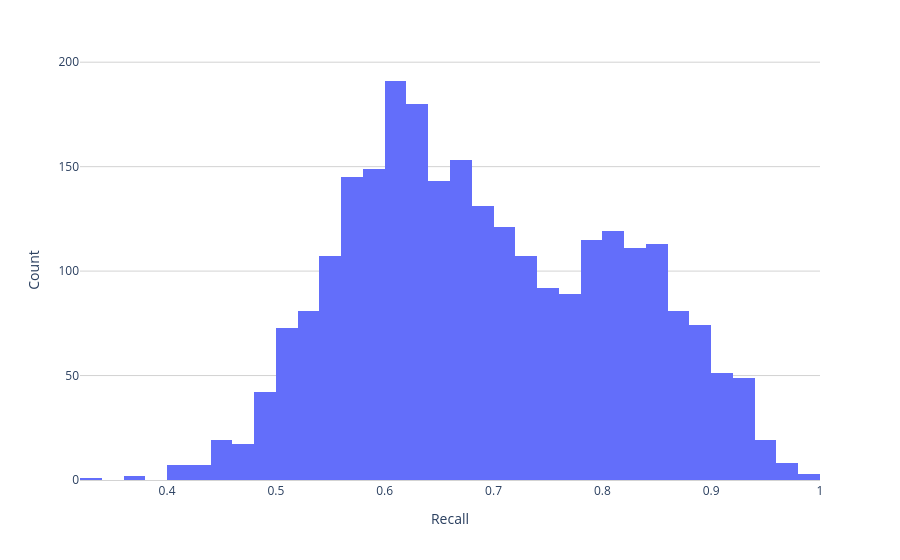

The cell this chart's notebook holds for it:
### Markdown cell above
#### Precision Histogramm+Boxplot

### Code cell
PX.hist(scores['precision'], xaxes = {'title': 'Recall'}, yaxes = {'title': 'Count'}, width=900)

### Figure 1 — Plotly figure (JSON) as saved in the notebook; plotly's stock layout.template omitted (floating-point values rounded to 4 significant figures; data arrays with more than 128 entries replaced by an {"elided": "..."} marker saying what was removed)
{"data": [{"bingroup": "x", "hovertemplate": "variable=0<br>value=%{x}<br>count=%{y}<extra></extra>", "legendgroup": "0", "marker": {"color": "#636efa", "pattern": {"shape": ""}}, "name": "0", "orientation": "v", "showlegend": true, "type": "histogram", "x": {"elided": "2600 float values"}, "xaxis": "x", "yaxis": "y"}], "layout": {"barmode": "relative", "legend": {"title": {"text": "variable"}, "tracegroupgap": 0}, "margin": {"t": 60}, "paper_bgcolor": "rgba(255, 255, 255, 1.0)", "plot_bgcolor": "rgba(255, 255, 255, 1.0)", "showlegend": false, "width": 900, "xaxis": {"anchor": "y", "domain": [0, 1], "linecolor": "LightGrey", "linewidth": 1, "showline": true, "title": {"text": "Recall"}}, "yaxis": {"anchor": "x", "domain": [0, 1], "gridcolor": "LightGrey", "gridwidth": 1, "showgrid": true, "title": {"text": "Count"}}}}
